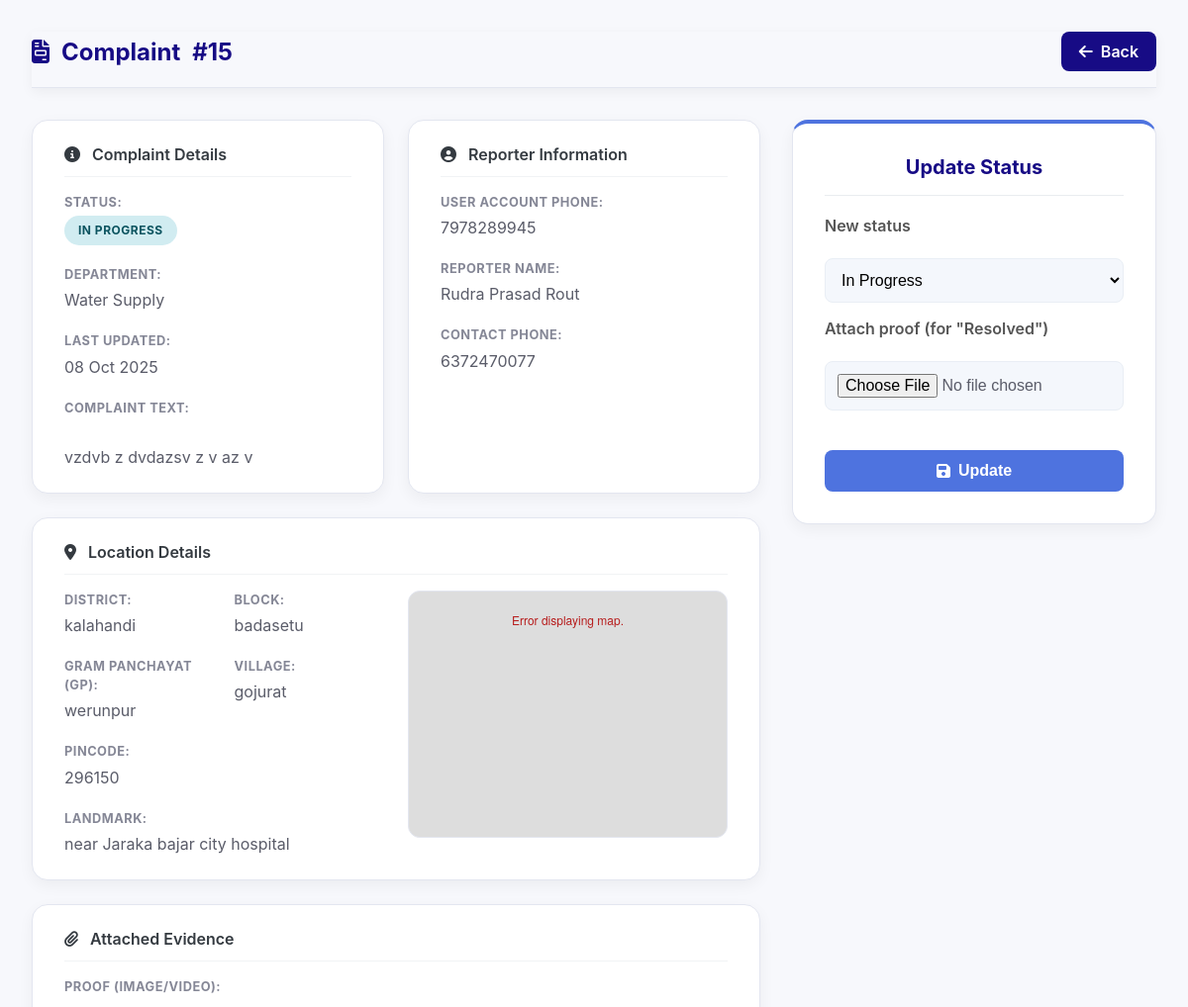
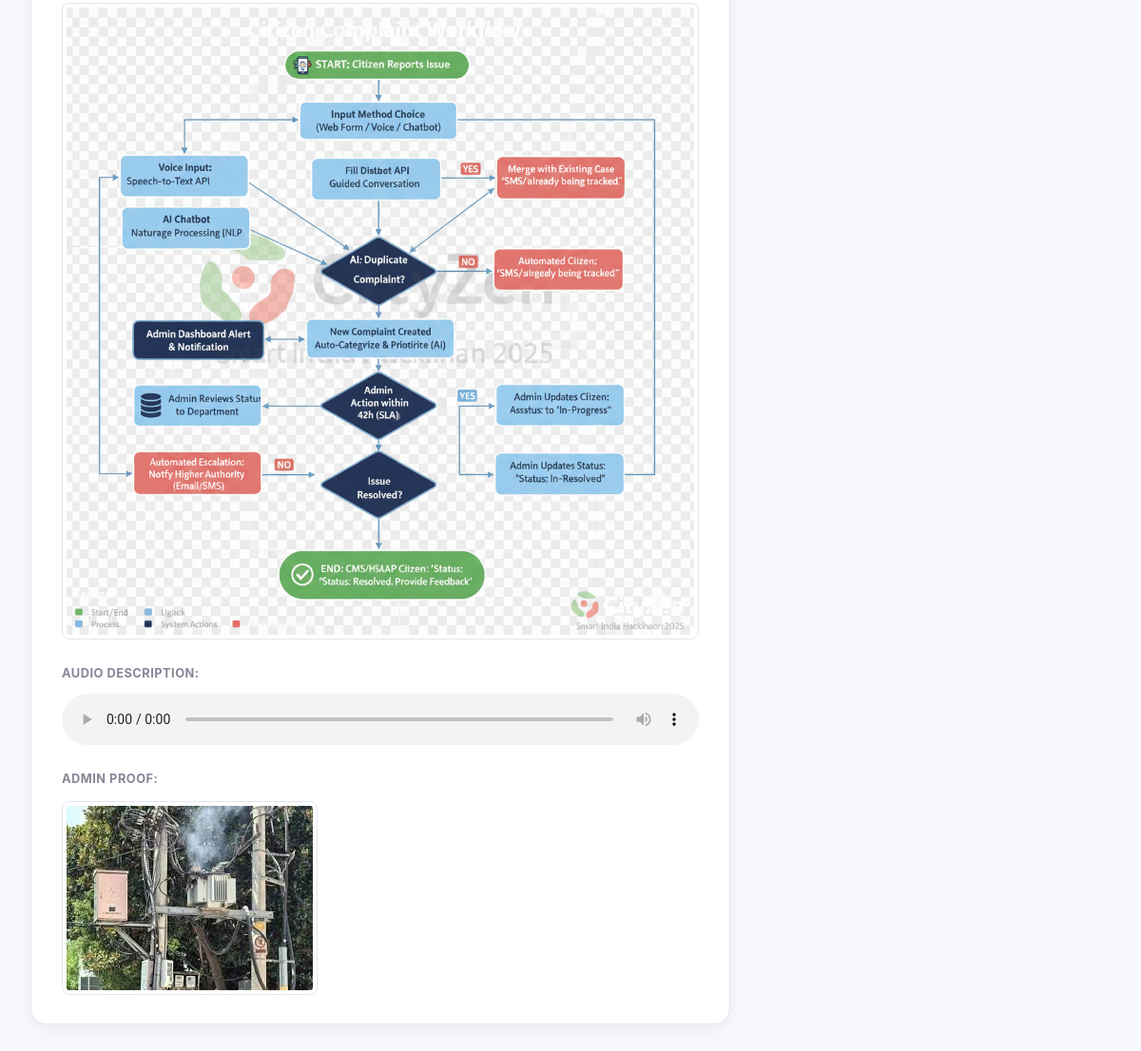
/admin/complaint/15 (signed in), run on the app's committed database (2 pictures, top to bottom).
### tables this page shows
CREATE TABLE complaints (
                        id INTEGER PRIMARY KEY AUTOINCREMENT,
                        user_phone TEXT NOT NULL,
                        name TEXT,
                        phone TEXT,
                        district TEXT,
                        block TEXT,
                        gp TEXT,
                        village TEXT,
                        landmark TEXT,
                        pincode TEXT,
                        department TEXT,
                        complaint TEXT,
                        proof TEXT, status TEXT DEFAULT 'Pending', admin_proof TEXT, updated_at TEXT, voice_proof TEXT, latitude REAL, longitude REAL,
                        FOREIGN KEY(user_phone) REFERENCES users(phone)
                    );

### Civicissueproject/tempCodeRunnerFile.py (the view)
@app.route("/admin/complaint/<int:cid>")
@admin_required
def admin_complaint_view(cid):
    complaint = get_complaint_by_id(cid)
    if not complaint:
        flash("Complaint not found", "danger")
        return redirect(url_for("admin_dashboard"))
    return render_template("admin_complaint_view.html", complaint=complaint)

### Civicissueproject/database.py (called while the page is built)
def get_db_connection():
    conn = sqlite3.connect(DB_NAME, check_same_thread=False)
    conn.row_factory = sqlite3.Row  # This lets you access columns by name (e.g., complaint['status'])
    return conn

def get_complaint_by_id(cid):
    conn = get_db_connection()
    complaint = conn.execute("SELECT * FROM complaints WHERE id = ?", (cid,)).fetchone()
    conn.close()
    return complaint

### Civicissueproject/tempCodeRunnerFile.py (called while the page is built)
@app.template_filter('datetimeformat')
def datetimeformat(value, format="%d %b %Y"):
    if isinstance(value, str):
        try:
            dt = datetime.fromisoformat(value)
            return dt.strftime(format)
        except (ValueError, TypeError):
            return value
    elif isinstance(value, datetime):
        return value.strftime(format)
    return value

def admin_required(fn):
    from functools import wraps
    @wraps(fn)
    def wrapper(*args, **kwargs):
        if session.get("role") != "admin":
            flash("Admin access required", "danger")
            return redirect(url_for("admin_login"))
        return fn(*args, **kwargs)
    return wrapper

### Civicissueproject/templates/admin_complaint_view.html (shortened to what this page needs)
<!DOCTYPE html>
<html lang="en">
<head>
    <link rel="stylesheet" href="https://cdnjs.cloudflare.com/ajax/libs/font-awesome/6.5.0/css/all.min.css">
    <link rel="stylesheet" href="https://unpkg.com/leaflet@1.9.4/dist/leaflet.css" />
    <link rel="stylesheet" href="{{ url_for('static', filename='css/admincomplaintview.css') }}">
</head>
<body>
    <div class="view-wrapper">
        <header class="admin-header"
            style="background: none; padding: 0; margin-bottom: 2rem; border-bottom: 1px solid #e3e6f0; padding-bottom: 1rem;">
            <h1>
                <i class="fas fa-file-invoice"></i>
                <span data-translate="acv_complaint_id">Complaint</span> #{{ complaint.id }}
            </h1>
            <div>
                <a class="btn" href="{{ url_for('admin_dashboard', view='complaints') }}">
                    <i class="fas fa-arrow-left"></i> <span data-translate="back_button">Back to Complaints</span>
                </a>
            </div>
        </header>
        <main class="content-layout">
            <section class="details-grid">
                <div class="detail-box">
                    <h4><i class="fas fa-info-circle"></i> Complaint Details</h4>
                    <div class="details-list">
                        <div><strong>Status:</strong> <span
                                class="pill {{ (complaint.status or 'Pending')|lower|replace(' ', '-') }}">{{
                                complaint.status or 'Pending' }}</span></div>
                        <div><strong>Department:</strong> {{ complaint.department }}</div>
                        <div><strong>Last Updated:</strong> {{ complaint.updated_at | datetimeformat if
                            complaint.updated_at else 'N/A' }}</div>
                        <div><strong>Complaint Text:</strong><br /> {{ complaint.complaint }}</div>
                    </div>
                </div>
                <div class="detail-box">
                    <h4><i class="fas fa-user-circle"></i> Reporter Information</h4>
                    <div class="details-list">
                        <div><strong>User Account Phone:</strong> {{ complaint.user_phone }}</div>
                        <div><strong>Reporter Name:</strong> {{ complaint.name }}</div>
                        <div><strong>Contact Phone:</strong> {{ complaint.phone }}</div>
                    </div>
                </div>
                <div class="detail-box full-width">
                    <h4><i class="fas fa-map-marker-alt"></i> Location Details</h4>
                    <div class="location-grid">
                        <div class="location-info">
                            <div class="details-list" style="grid-template-columns: 1fr 1fr;">
                                <div><strong>District:</strong> {{ complaint.district }}</div>
                                <div><strong>Block:</strong> {{ complaint.block }}</div>
                                <div><strong>Gram Panchayat (GP):</strong> {{ complaint.gp }}</div>
                                <div><strong>Village:</strong> {{ complaint.village }}</div>
                                <div><strong>Pincode:</strong> {{ complaint.pincode }}</div>
                                <div style="grid-column: 1 / -1;"><strong>Landmark:</strong> {{ complaint.landmark }}
                                </div>
                            </div>
                        </div>
                        <div class="location-map">
                            <div id="complaintMap" data-latitude="{{ complaint.latitude }}"
                                data-longitude="{{ complaint.longitude }}">
                            </div>
                        </div>
                    </div>
                </div>
                <div class="detail-box full-width">
                    <h4><i class="fas fa-paperclip"></i> Attached Evidence</h4>
                    <div class="details-list">
                        <div>
                            <strong>Proof (Image/Video):</strong>
                            {% if complaint.proof %}
                            {% set proof_lower = complaint.proof|lower %}
                            {% if proof_lower.endswith(('.png', '.jpg', '.jpeg', '.gif', '.webp', '.bmp', '.svg',
                            '.tiff', '.jfif')) %}
                            <a href="{{ url_for('static', filename='uploads/' + complaint.proof) }}" target="_blank">
                                <img src="{{ url_for('static', filename='uploads/' + complaint.proof) }}"
                                    alt="User Proof" class="proof-image">
                            </a>
                            {% elif proof_lower.endswith(('.mp4', '.webm', '.mov', '.ogg')) %}
                            <video controls class="proof-video">
                                <source src="{{ url_for('static', filename='uploads/' + complaint.proof) }}">
                                Your browser does not support the video tag.
                            </video>
                            {% else %}
                            <a href="{{ url_for('static', filename='uploads/' + complaint.proof) }}" target="_blank"
                                data-translate="acv_view_proof">View Proof File</a>
                            {% endif %}
                            {% else %}
                            <span data-translate="none_provided">None provided</span>
                            {% endif %}
                        </div>
                        <div>
                            <strong>Audio Description:</strong>
                            {% if complaint.voice_proof %}
                            <audio controls style="width: 100%; margin-top: 8px;">
                                <source src="{{ url_for('static', filename='uploads/' + complaint.voice_proof) }}"
                                    type="audio/webm">
                            </audio>
                            {% else %}
                            <span data-translate="none_provided">None provided</span>
                            {% endif %}
                        </div>
                        <div>
                            <strong>Admin Proof:</strong>
                            {% if complaint.admin_proof %}
                            {% set admin_proof_lower = complaint.admin_proof|lower %}
                            {% if admin_proof_lower.endswith(('.png', '.jpg', '.jpeg', '.gif', '.webp', '.bmp', '.svg',
                            '.tiff', '.jfif')) %}
                            <a href="{{ url_for('static', filename='admin_proofs/' + complaint.admin_proof) }}"
                                target="_blank">
                                <img src="{{ url_for('static', filename='admin_proofs/' + complaint.admin_proof) }}"
                                    alt="Admin Proof" class="proof-image">
                            </a>
                            {% elif admin_proof_lower.endswith(('.mp4', '.webm', '.mov', '.ogg')) %}
                            <video controls class="proof-video">
                                <source src="{{ url_for('static', filename='admin_proofs/' + complaint.admin_proof) }}">
                                Your browser does not support the video tag.
                            </video>
                            {% else %}
                            <a href="{{ url_for('static', filename='admin_proofs/' + complaint.admin_proof) }}"
                                target="_blank" data-translate="acv_view_resolution_proof">View Resolution Proof
                                File</a>
                            {% endif %}
                            {% else %}
                            <span data-translate="none_provided">None provided</span>
                            {% endif %}
                        </div>
                    </div>
                </div>
            </section>
            <section class="action-card">
                <h3>Update Status</h3>
                <form method="post" action="{{ url_for('admin_update_status_route') }}" enctype="multipart/form-data">
                    <label for="status-select">
                        New status
                    </label>
                    <select name="status" id="status-select" class="form-control" required>
                        <option value="In Progress" {% if complaint.status=='In Progress' %}selected{% endif %}
                            data-translate="status_in_progress">In Progress</option>
                    </select>
                    <label for="admin-proof-upload" class="file-label">
                        Attach proof (for "Resolved")
                    </label>
                    <input type="file" name="admin_proof" id="admin-proof-upload" class="form-control"
                        accept="image/*,video/*">
                    <div style="margin-top:1.5rem">
                        <button class="btn primary" type="submit" style="width: 100%;">
                            <i class="fas fa-save"></i> <span>Update</span>
                        </button>
                    </div>
                </form>
            </section>
        </main>
    </div>
</body>
</html>

### Civicissueproject/static/css/admincomplaintview.css (style rules this page uses)
:root { --primary-blue: #170b85; --light-blue: #0a66ff; --bg-color: #f4f7fc; --card-bg: #ffffff; --text-dark: #333; --text-light: #555; --border-color: #e9eef5; --shadow: 0 8px 25px rgba(0, 0, 0, 0.07); }
* { box-sizing: border-box; margin: 0; padding: 0; }
body { font-family: "Poppins", "Segoe UI", sans-serif; background: var(--bg-color); color: var(--text-dark); }
.admin-header { display: flex; justify-content: space-between; align-items: center; background: var(--card-bg); color: var(--primary-blue); padding: 18px 30px; box-shadow: 0 4px 12px rgba(0, 0, 0, 0.05); border-bottom: 1px solid var(--border-color); }
.admin-header h1 { margin: 0; font-size: 1.5rem; display: flex; gap: 12px; align-items: center; }
.btn { display: inline-flex; align-items: center; gap: 8px; padding: 10px 18px; border-radius: 8px; text-decoration: none; color: #fff; background: var(--primary-blue); border: 0; cursor: pointer; font-weight: 600; transition: all 0.3s ease; }
.details-card, .action-card { background: var(--card-bg); padding: 25px; border-radius: 16px; box-shadow: var(--shadow); }
.details-card h3, .action-card h3 { margin-top: 0; margin-bottom: 20px; font-size: 1.2rem; color: var(--primary-blue); border-bottom: 1px solid var(--border-color); padding-bottom: 10px; }
.action-card form label { display: block; margin-bottom: 15px; font-weight: 600; color: var(--text-light); }
.action-card form select, .action-card form input[type="file"] { width: 100%; padding: 12px; margin-top: 8px; border-radius: 8px; border: 1px solid var(--border-color); background: var(--bg-color); font-size: 1rem; font-family: "Poppins", sans-serif; }
.action-card .btn.primary { width: 100%; justify-content: center; padding: 12px; font-size: 1rem; }
.pill { padding: 6px 12px; border-radius: 20px; color: #fff; font-weight: 700; font-size: 0.8rem; display: inline-flex; align-items: center; }
.pill.in-progress { background: #17a2b8; }

### Civicissueproject/templates/admin_complaint_view.html (style rules this page uses)
body { background-color: #f7f8fc; font-family: -apple-system, BlinkMacSystemFont, "Segoe UI", Roboto, "Helvetica Neue", Arial, sans-serif; color: #5a5c69; -webkit-font-smoothing: antialiased; -moz-osx-font-smoothing: grayscale; }
.pill { display: inline-block; padding: 6px 14px; border-radius: 50px; font-size: 12px; font-weight: 700; letter-spacing: 0.5px; text-transform: uppercase; }
.pill.in-progress { background-color: #d1ecf1; color: #0c5460; }
.view-wrapper { max-width: 1200px; margin: 2rem auto; padding: 0 2rem; }
.content-layout { display: grid; grid-template-columns: 2fr 1fr; gap: 2rem; align-items: flex-start; }
.details-grid { display: grid; grid-template-columns: 1fr 1fr; gap: 1.5rem; }
.detail-box { background: #fff; padding: 1.5rem 2rem; border-radius: 16px; box-shadow: 0 5px 15px rgba(0, 0, 0, 0.05); border: 1px solid #e3e6f0; }
.detail-box.full-width { grid-column: 1 / -1; }
.detail-box h4 { color: #343a40; border-bottom: 1px solid #f1f3f5; padding-bottom: 0.75rem; margin-top: 0; margin-bottom: 1rem; font-weight: 600; display: flex; align-items: center; gap: 0.75rem; }
.details-list { display: grid; grid-template-columns: 1fr; gap: 1.25rem; }
.details-list div { font-size: 1rem; line-height: 1.5; }
.details-list strong { color: #858796; display: block; font-size: 0.8rem; margin-bottom: 0.25rem; text-transform: uppercase; letter-spacing: 0.5px; }
.action-card { background: #fff; padding: 2rem; border-radius: 16px; box-shadow: 0 5px 15px rgba(0, 0, 0, 0.05); border: 1px solid #e3e6f0; position: sticky; top: 2rem; border-top: 4px solid #4e73df; }
.action-card h3 { text-align: center; margin-top: 0; padding-bottom: 1rem; border-bottom: 1px solid #e9ecef; font-size: 1.25rem; }
.action-card label { font-weight: 600; color: #5a5c69; margin-bottom: 0.5rem; display: block; }
.action-card select, .action-card input[type="file"] { width: 100%; margin-bottom: 1rem; }
.action-card .btn.primary { background-color: #4e73df; border-color: #4e73df; transition: background-color 0.2s, transform 0.2s; font-weight: 600; }
.proof-image, .proof-video { max-width: 100%; border-radius: 8px; margin-top: 10px; border: 1px solid #e3e6f0; padding: 4px; }
.location-grid { display: grid; grid-template-columns: 1fr 1fr; gap: 1.5rem; align-items: flex-start; }
#complaintMap { height: 100%; min-height: 250px; width: 100%; border-radius: 12px; border: 1px solid #e3e6f0; }

### data on the page
complaints: id "15", status "IN PROGRESS", department "Water Supply", updated_at "08 Oct 2025", complaint "vzdvb z dvdazsv z v az v", user_phone "7978289945", name "Rudra Prasad Rout", phone "6372470077", district "kalahandi", block "badasetu", gp "werunpur", village "gojurat", pincode "296150", landmark "near Jaraka bajar city hospital", proof (picture), admin_proof (picture), status "In Progress"
